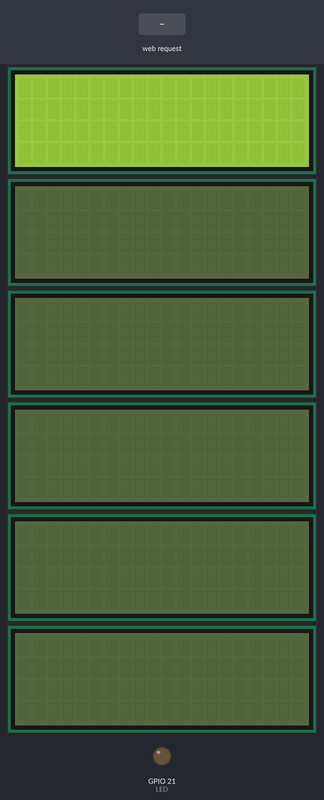
This program was run on a simulated Raspberry Pi (BCM pin numbers). Parts: 6 × 20×4 character LCD, output pins drawn as LEDs (lit = HIGH). Inputs (shaded band) come from the test bench. The clock reads 2024-03-15 10:24:30 at power-on unless the program sets it; what the program prints to the terminal is not drawn.

Above: at 1.2 s.
1.3 s: HTTP request for /lcd/on received
At 2.5 s:
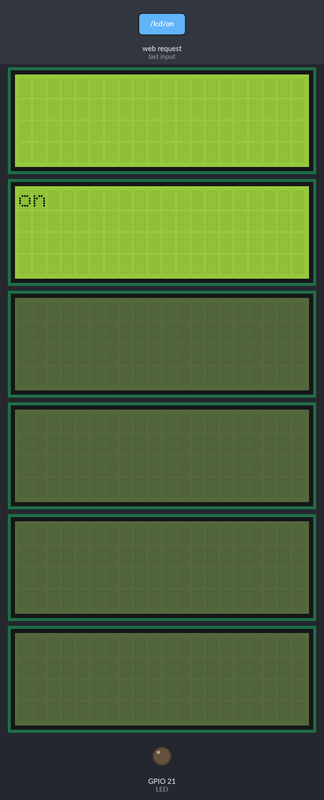
2.8 s: HTTP request for /lcd/off received
At 3.9 s:
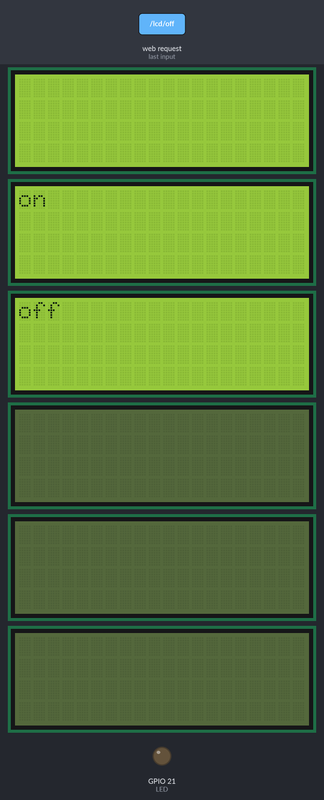
4.3 s: HTTP request for /lcd/on received
At 5.0 s:
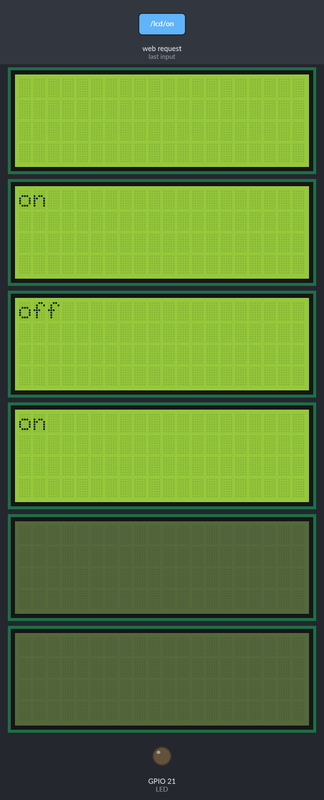
5.8 s: HTTP request for /lcd/off received
At 6.2 s:
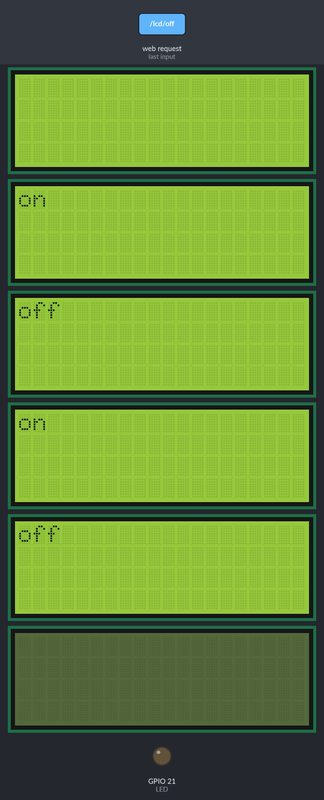
7.3 s: HTTP request for /led/on received
At 8.5 s:
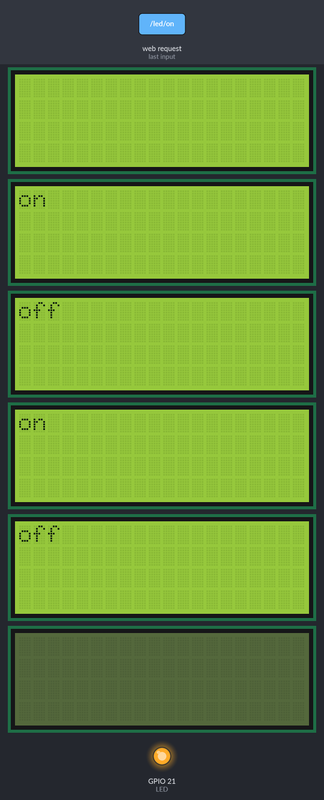
8.8 s: HTTP request for /lcd/on received
At 9.6 s:
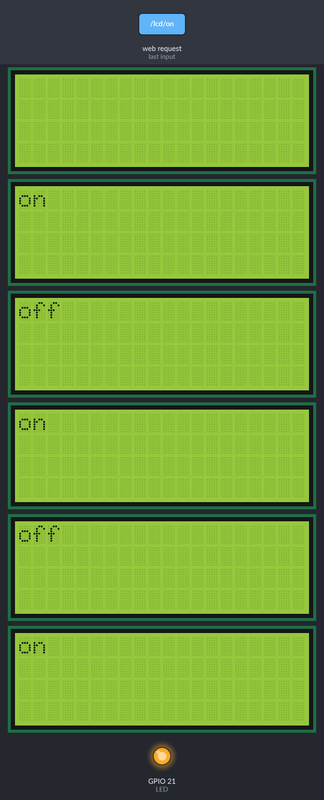
Timing chart, 0 to 11.3 s (numbered marks = the images above; inputs shaded):
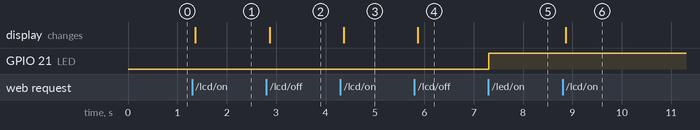

The program:

app_start3.py
```python
#GPIO CODE

from RPLCD.i2c import CharLCD
import RPi.GPIO as GPIO
import time


LED = 21

US_TRIG = 19
US_ECHO = 20

lcd = CharLCD('PCF8574', 0x27)
lcd.clear()

def get_distance():

    GPIO.output(US_TRIG, GPIO.HIGH)
    time.sleep(0.00001) #10us
    GPIO.output(US_TRIG, GPIO.LOW)

    while GPIO.input(US_ECHO) == GPIO.LOW:
        _ = 0
    pulse_begin=time.time()

    while GPIO.input(US_ECHO) == GPIO.HIGH:
        _ = 0

    pulse_end=time.time()
    distance = (pulse_end - pulse_begin) * 17000
    return distance
# GPIO INIT END

from flask import Flask, render_template, request

app = Flask(__name__)

@app.route("/")
def helloworld():
    return render_template("index.html")

@app.route("/lcd/<text>")
def lcd(text):

    lcd = CharLCD('PCF8574', 0x27)
    lcd.cursor_pos=(0,0)
    lcd.write_string(text)
    lcd.write_string("                ")
    return "TEXT {}".format(text)

@app.route("/led/<state>")
def led_on(state):
    if state == "on":
        GPIO.output(LED, GPIO.HIGH)
        return "ok"
    elif state == "off":
        GPIO.output(LED, GPIO.LOW)
        return "ok"


    return "error"

@app.route("/ultrasonic")
def ultrasonic():
    distance = get_distance()
    return "{{\"distance\":{}}}".format(distance)

@app.route("/post", methods=["POST"])
def post():
    value = request.form['test']
    return render_template('post.html')

if __name__ == "__main__":
    # Flask Server Start
    GPIO.setmode(GPIO.BCM)
    GPIO.setup(LED, GPIO.OUT)
    GPIO.setup(US_TRIG, GPIO.OUT)
    GPIO.setup(US_ECHO, GPIO.IN)
    GPIO.output(US_TRIG, GPIO.LOW)

    try:
        app.run(host="0.0.0.0")
    finally:
        GPIO.cleanup()
    
```

Measured:
- after the input at 1.3 s, the display: changes after 0.07 s (image 1)
- after the input at 2.8 s, the display: changes after 0.07 s (image 2)
- after the input at 4.3 s, the display: changes after 0.07 s (image 3)
- after the input at 5.8 s, the display: changes after 0.07 s (image 4)
- after the input at 7.3 s, GPIO 21 (LED): LOW → HIGH at once
- after the input at 8.8 s, the display: changes after 0.07 s (image 6)
